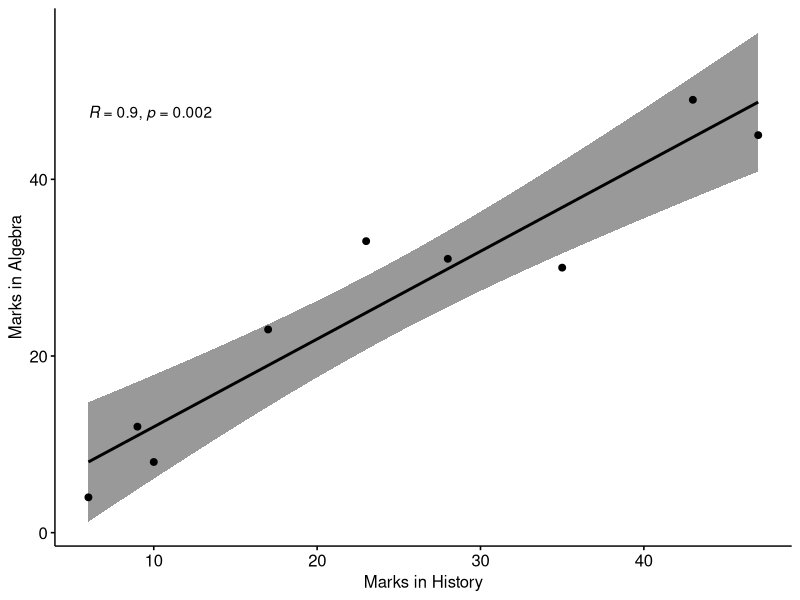

The R source for this figure:
## ---- chunk 1
knitr::opts_chunk$set(echo = TRUE)
## ---- chunk 2
# loading data
History=c(35,23,47,17,10,43,9,6,28)
Algebra=c(30,33,45,23,8,49,12,4,31)
## ---- chunk 3
ress3=cor.test(History,Algebra,method='spearman')
ress3
## ---- chunk 4
my_data=data.frame(History=History,Algebra=Algebra)
head(my_data)
## ---- chunk 5
library(ggpubr)
ggscatter(my_data, x = "History", y = "Algebra", 
          add = "reg.line", conf.int = TRUE, 
          cor.coef = TRUE, cor.method = "spearman",
          xlab = "Marks in History", ylab = "Marks in Algebra")
